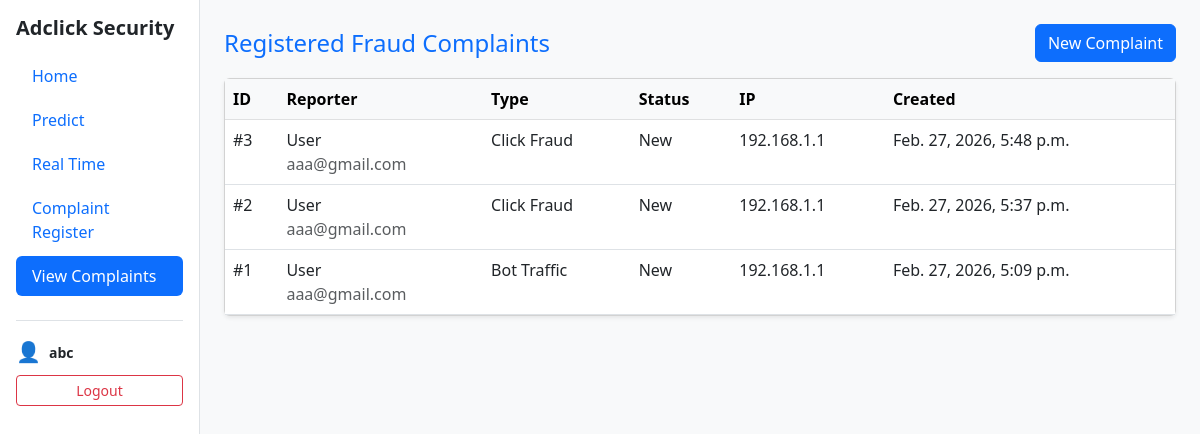
Screenshot of /complaints/ (signed in) with the database file from the repository.
### Security/models.py (models this page shows, shortened)
class Complaint(models.Model):
    FRAUD_TYPE_CHOICES = [
        ("click_fraud", "Click Fraud"),
        ("bot_traffic", "Bot Traffic"),
        ("fake_lead", "Fake Lead"),
        ("payment_fraud", "Payment Fraud"),
        ("other", "Other"),
    ]
    STATUS_CHOICES = [
        ("new", "New"),
        ("under_review", "Under Review"),
        ("resolved", "Resolved"),
        ("rejected", "Rejected"),
    ]
    reporter_name = models.CharField(max_length=120)
    reporter_email = models.EmailField()
    reporter_phone = models.CharField(max_length=20, blank=True)
    click_url = models.URLField(blank=True)
    suspected_ip = models.GenericIPAddressField(blank=True, null=True)
    fraud_type = models.CharField(max_length=20, choices=FRAUD_TYPE_CHOICES, default="click_fraud")
    description = models.TextField()
    evidence_link = models.URLField(blank=True)
    status = models.CharField(max_length=20, choices=STATUS_CHOICES, default="new")
    created_at = models.DateTimeField(auto_now_add=True)
    updated_at = models.DateTimeField(auto_now=True)
    class Meta:
        ordering = ["-created_at"]

### Security/views.py (the view)
# urls.py: path('complaints/', login_required(complaint_list), name='complaint_list'),
def complaint_list(request):
    from .models import Complaint
    complaints = Complaint.objects.all()
    return render(request, "complaint_list.html", {"complaints": complaints})

### Security/templates/complaint_list.html (shortened to what this page needs)
<!DOCTYPE html>
<html lang="en">
<head>
  <link href="https://cdn.jsdelivr.net/npm/bootstrap@5.3.0/dist/css/bootstrap.min.css" rel="stylesheet">
</head>
<body class="bg-light"><div class="container-fluid"><div class="row">
<aside class="col-12 col-md-3 col-lg-2 bg-white border-end sidebar p-3"><h5 class="fw-bold mb-3">Adclick Security</h5>
  <nav class="nav nav-pills flex-column gap-1"><a class="nav-link" href="{% url 'home' %}">Home</a>
    <a class="nav-link" href="{% url 'predict_link' %}">Predict</a>
    <a class="nav-link" href="{% url 'realtime_click' %}">Real Time</a>
    <a class="nav-link " href="{% url 'complaint_register' %}">Complaint Register</a>
  <a class="nav-link active" href="{% url 'complaint_list' %}">View Complaints</a></nav>
<div class="mt-4 pt-3 border-top sidebar-user">
  <div class="d-flex align-items-center gap-2 mb-2">
    <span style="font-size: 1.25rem;">&#128100;</span>
    <span class="small fw-semibold">{{ request.user.username|default:"Guest" }}</span>
  </div>
  <a class="btn btn-outline-danger btn-sm w-100" href="{% url 'logout' %}">Logout</a>
</div>
</aside>
<main class="col-12 col-md-9 col-lg-10 p-4"><div class="d-flex justify-content-between align-items-center mb-3"><h1 class="h4 text-primary mb-0">Registered Fraud Complaints</h1><a href="{% url 'complaint_register' %}" class="btn btn-primary">New Complaint</a></div>{% if complaints %}<div class="card shadow-sm"><div class="table-responsive"><table class="table table-hover mb-0"><thead class="table-light"><tr><th>ID</th><th>Reporter</th><th>Type</th><th>Status</th><th>IP</th><th>Created</th></tr></thead><tbody>{% for item in complaints %}<tr><td>#{{ item.id }}</td><td>{{ item.reporter_name }}<br><span class="text-muted">{{ item.reporter_email }}</span></td><td>{{ item.get_fraud_type_display }}</td><td>{{ item.get_status_display }}</td><td>{{ item.suspected_ip|default:"-" }}</td><td>{{ item.created_at }}</td></tr>{% endfor %}</tbody></table></div></div>{% else %}<div class="alert alert-secondary">No complaints registered yet.</div>{% endif %}</main>
</div></div>
</body>
</html>

### Security/templates/complaint_list.html (style rules this page uses)
.sidebar { min-height:100vh }
.nav-pills .nav-link.active { background:#0d6efd }

### rows the page displays
Complaint: id "3", reporter_name "User", reporter_email "aaa@gmail.com", fraud_type "Click Fraud", status "New", suspected_ip "192.168.1.1", created_at "Feb. 27, 2026, 5:48 p.m."
Complaint: id "2", reporter_name "User", reporter_email "aaa@gmail.com", fraud_type "Click Fraud", status "New", suspected_ip "192.168.1.1", created_at "Feb. 27, 2026, 5:37 p.m."
Complaint: id "1", reporter_name "User", reporter_email "aaa@gmail.com", fraud_type "Bot Traffic", status "New", suspected_ip "192.168.1.1", created_at "Feb. 27, 2026, 5:09 p.m."

### other values shown
{{ request.user.username|default:"Guest" }} "abc"
